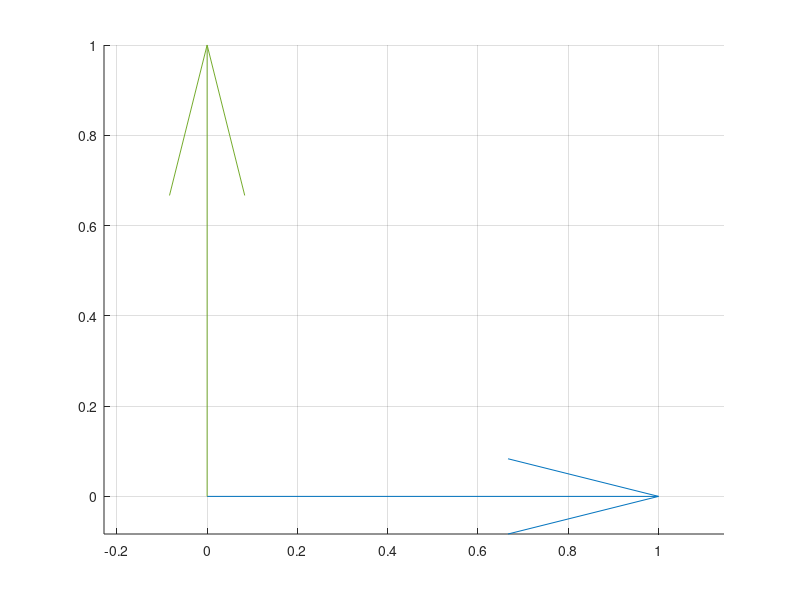

Write the MATLAB code that produced this figure. (Note: this script raises an error after producing the figure.)
%%%%%%%%%%%%%%%%%%%%%%%%%%%%%%%%%%CREDITS%%%%%%%%%%%%%%%%%%%%%%%%%%%%%%%
%
%   ADC 01 Exercise
%   Written by: Casper Versteeg
%   Duke University
%   2021/01/22
%
%%%%%%%%%%%%%%%%%%%%%%%%%%%%%%%%%%CREDITS%%%%%%%%%%%%%%%%%%%%%%%%%%%%%%%
clear all; close all; clc;
%%%%%%%%%%%%%%%%%%%%%%%%%%%%INITIALIZE VARIABLES%%%%%%%%%%%%%%%%%%%%%%%%

R   = 0.7;
r   = 0.2;

iht = [1; 0; 0];
jht = [0; 1; 0];
kht = [0; 0; 1];

x   = @(t) (R + r*cos(30*t)) .* cos(t);
y   = @(t) (R + r*cos(30*t)) .* sin(t);
z   = @(t) r*sin(30*t);

t   = 0:1e-2:2*pi;

%%%%%%%%%%%%%%%%%%%%%%%%%%%%%%END INITIALIZE%%%%%%%%%%%%%%%%%%%%%%%%%%%%

xt  = x(t);
yt  = y(t);
zt  = z(t);

F = figure;
ax = axes(F); grid(ax, 'on'); hold(ax, 'on'); axis(ax, 'equal');

Iht = quiver3(ax, 0, 0, 0, iht(1), iht(2), iht(3), 0);
Jht = quiver3(ax, 0, 0, 0, jht(1), jht(2), jht(3), 0);
Kht = quiver3(ax, 0, 0, 0, kht(1), kht(2), kht(3), 0);

Iht.LineWidth = 1.5; Iht.MaxHeadSize = 0.3; Iht.Color = 'red'; 
Jht.LineWidth = 1.5; Jht.MaxHeadSize = 0.3; Jht.Color = 'blue'; 
Kht.LineWidth = 1.5; Kht.MaxHeadSize = 0.3; Kht.Color = 'green'; 

an_x = text(1, 0, 0, '$x$','interpreter','latex',...
    'VerticalAlignment','bottom','HorizontalAlignment','right');
an_y = text(0, 1, 0, '$y$','interpreter','latex');
an_z = text(0, 0, 1, '$z$','interpreter','latex');
ax.XLim = [-1.1 1.1]; ax.YLim = [-1.1 1.1]; ax.ZLim = [-1.1 1.1];
ax.ColorOrderIndex = 1;
ax.TickLabelInterpreter = 'latex';
view(130, 30);

P = plot3([0 0], [0 0], [0 0]);
V = quiver3(0, 0, 0, 0, 0, 0, 0);
for i = 1:length(t)
    P.XData = xt(1:i);
    P.YData = yt(1:i);
    P.ZData = zt(1:i);
    V.UData = x(t(i));
    V.VData = y(t(i));
    V.WData = z(t(i));
    drawnow;
end